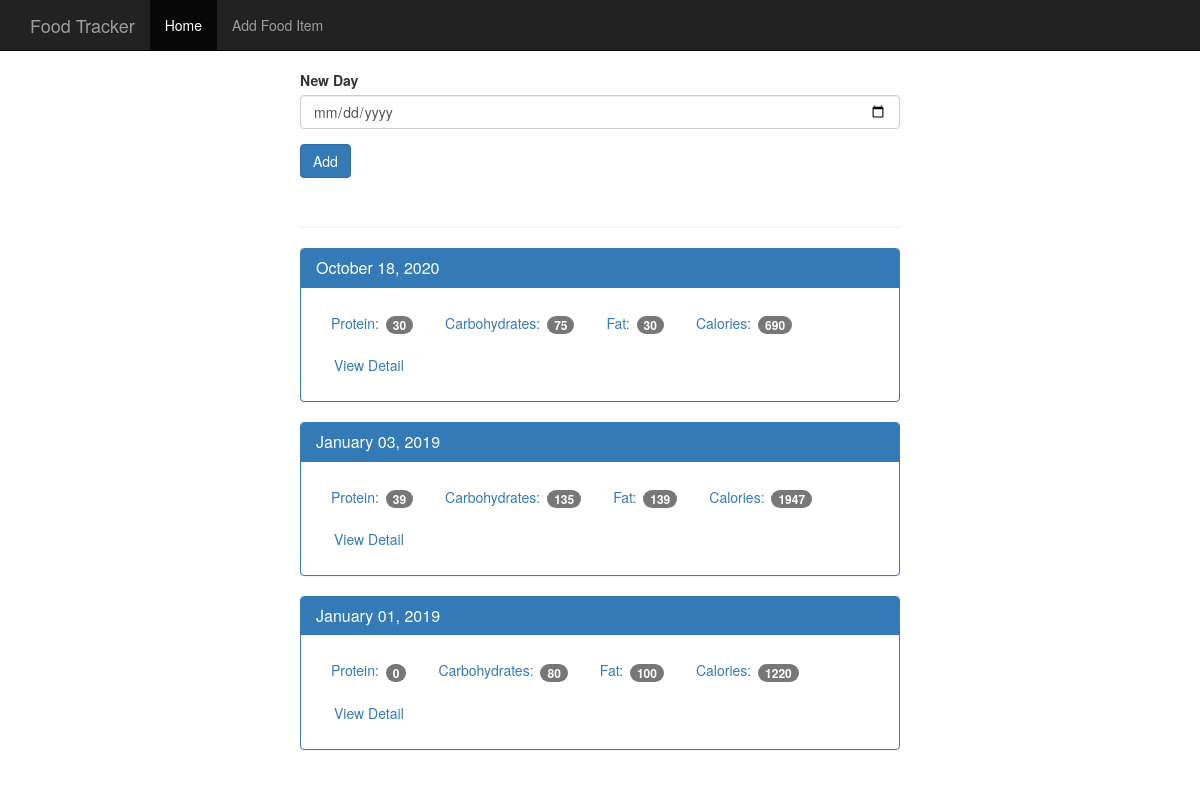
The page / on the database its author committed.
### tables this page shows
CREATE TABLE log_date (
    id integer  primary key autoincrement,
    entry_date date not null

);

### app.py (the view)
@app.route('/', methods = ['GET', 'POST'])
def index():
    db = get_db()
    if request.method == 'POST':
        date = request.form['date']  # assuming the date is in YYYY-MM-DD
        dt = datetime.strptime(date, '%Y-%m-%d')
        database_date = datetime.strftime(dt,'%Y%m%d')
        db.execute('insert into log_date (entry_date) values(?) ', [database_date])
        db.commit()
    cur = db.execute('''select d.entry_date as entry_date,
                    sum(f.protein) as  protein, sum(f.carbohydrates) as carbohydrates,
                    sum(f.fat) as fat, sum(f.calories) as calories
                    from log_date d
                    join food_date fd on fd.log_date_id = d.id
                    join food f on f.id = fd.food_id \
                    group by d.id
                    order by d.entry_date desc''')
    results = cur.fetchall()
    date_results = []
    for i in results:
        single_date = {}
        single_date['entry_date'] = i['entry_date']
        single_date['protein'] = i['protein']
        single_date['carbohydrates'] = i['carbohydrates']
        single_date['fat']= i['fat']
        single_date['calories'] = i['calories']
        d = datetime.strptime(str(i['entry_date']), '%Y%m%d')
        single_date['pretty_date'] = datetime.strftime(d, '%B %d, %Y')
        date_results.append(single_date)
    return render_template('home.html', results = date_results)

### database.py (called while the page is built)
def connect_db():
    sql = sqlite3.connect('c:/Users/Gailen/src_code/FoodApp1/food_log.db')
    sql.row_factory = sqlite3.Row
    return sql

def get_db():
    if not hasattr(g, 'sqlite3_db'):
        g.sqlite_db = connect_db()
    return g.sqlite_db

### templates/home.html
{% extends "base.html"  %}
{% block body %}
    <nav class="navbar navbar-inverse navbar-fixed-top">
      <div class="container">
        <div class="navbar-header">
          <a class="navbar-brand" href="{{ url_for('index') }}">Food Tracker</a>
        </div>
        <div id="navbar" class="navbar-collapse collapse">
          <ul class="nav navbar-nav">
            <li class="active"><a href="{{ url_for('index') }}">Home</a></li>
            <li><a href="{{ url_for('food') }}">Add Food Item</a></li>
          </ul>
        </div>
      </div>
    </nav>
    <div class="container theme-showcase col-sm-6 col-sm-offset-3" role="main">
      <div class="row">
        <div>
          <form method="POST" action="/">
            <div class="form-group">
              <label for="new-day">New Day</label>
              <input type="date"  name = "date" class="form-control" id="new-day">
            </div>
            <button type="submit" class="btn btn-primary">Add</button>
          </form>
          <div class="page-header"></div>
          {% for r in results %}
          <div class="panel panel-primary">
            <div class="panel-heading">
              <h3 class="panel-title"> {{r.pretty_date }}</h3>
            </div>
            <div class="panel-body">
              <ul class="nav nav-pills" role="tablist">
                <li><a>Protein: <span class="badge"> {{ r.protein }}</span></a></li>
                <li><a>Carbohydrates: <span class="badge"> {{ r.carbohydrates }}</span></a></li>
                <li><a>Fat: <span class="badge">{{ r.fat }}</span></a></li>
                <li><a>Calories: <span class="badge"> {{ r.calories }} </span></a></li>
                <li><a href=" {{  url_for ('view', date = r.entry_date) }}" type="button" class="btn btn-link">View Detail</a></li>
              </ul>
            </div>
          </div>
          {% endfor %}
        </div>
      </div>
    </div>
{% endblock %}

### static/theme.css (style rules this page uses)
body { padding-top: 70px; padding-bottom: 30px; }

### rows shown on the page
log_date: pretty_date "October 18, 2020", protein "30", carbohydrates "75", fat "30", calories "690"
log_date: pretty_date "January 03, 2019", protein "39", carbohydrates "135", fat "139", calories "1947"
log_date: pretty_date "January 01, 2019", protein "0", carbohydrates "80", fat "100", calories "1220"
